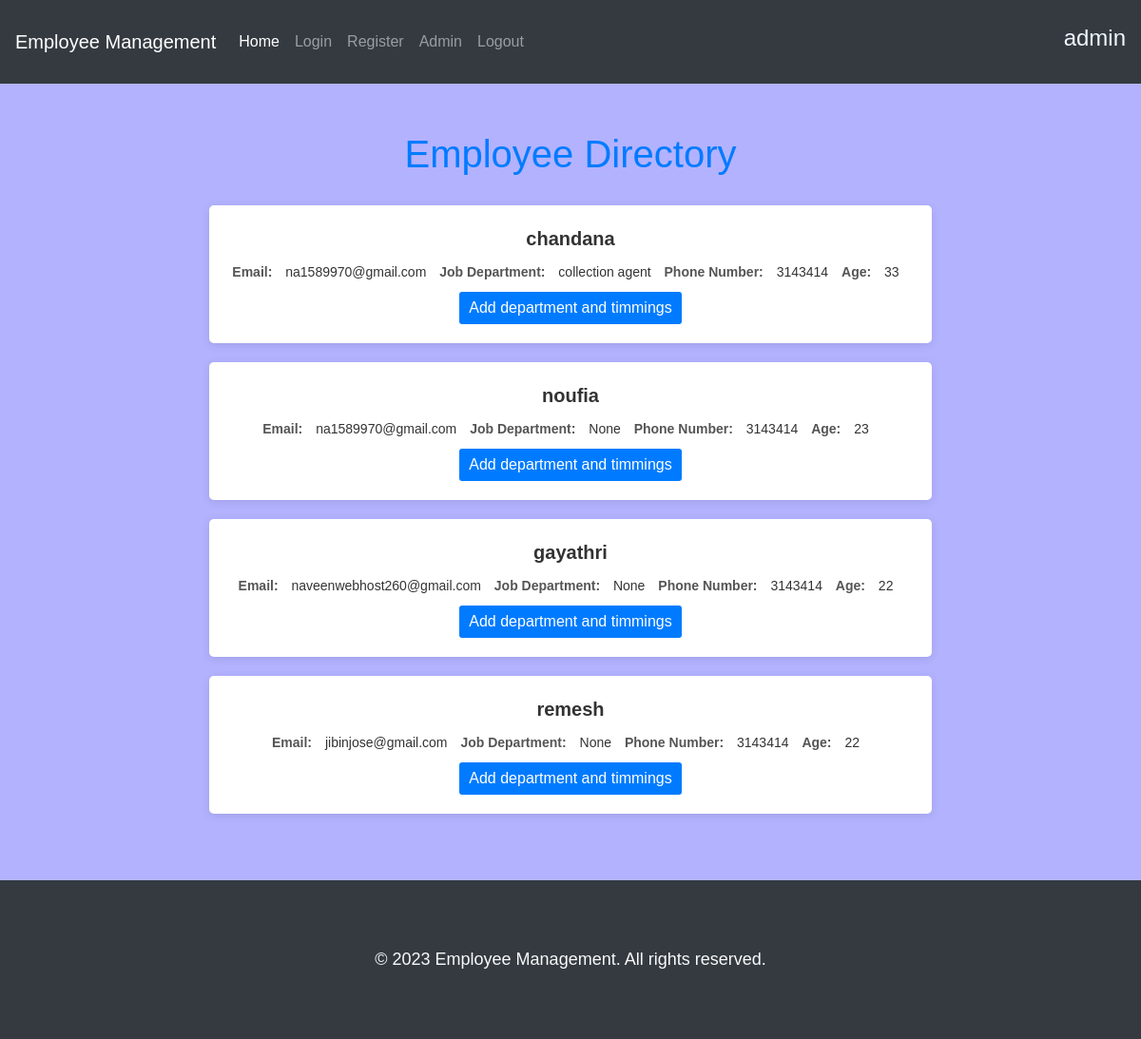
The app's page /viewAllEmployees (signed in) with its own data.
### employapp/models.py (models this page shows, shortened)
class Employee(models.Model):
    connection=models.OneToOneField(User,on_delete=models.CASCADE)
    employee_name =models.CharField(max_length=50)
    email=models.CharField(max_length=100,null=True)
    job_department = models.ForeignKey(Job_department,on_delete=models.CASCADE,null=True)
    phone_number=models.IntegerField()
    age=models.IntegerField()
    address=models.CharField(max_length=100)
    date_of_birth=models.DateField()
    start_time = models.CharField(max_length=50,null=True)
    end_time = models.CharField(max_length=50,null=True)

class Job_department(models.Model):
    job_department_name = models.CharField(max_length=50)
    def __str__(self):
        return self.job_department_name

### employapp/views.py (the view)
# urls.py: path('viewAllEmployees',views.viewAllEmployees,name="viewAllEmployees"),
def viewAllEmployees(request):
     employees = Employee.objects.all()
     return render(request,"ViewAllEmployee.html",{"employees":employees})

### employapp/templates/ViewAllEmployee.html (shortened to what this page needs)
{% extends 'index.html' %}
{% load static %}
{% block content %}
</head>
<body>
    <div class="container">
        <h1>Employee Directory</h1>
        {% for user in employees %}
        <div class="employee-card">
            <div class="employee-name">{{user.employee_name}}</div>
            <div class="employee-details">
                <span class="label">Email:</span>
                <span class="value">{{user.email}}</span>
                <span class="label">Job Department:</span>
                <span class="value">{{user.job_department}}</span>
                <span class="label">Phone Number:</span>
                <span class="value">{{user.phone_number}}</span>
                <span class="label">Age:</span>
                <span class="value">{{user.age}}</span>
            </div>
           <a href="updateEmployeeProfile/{{user.id}}"> <button class="view-profile-btn">Add department and timmings</button></a>
        </div>
       {% endfor %}
    </div>
    {% endblock content %}

### employapp/templates/index.html (shortened to what this page needs)
<!DOCTYPE html>
{% load static %}
<html lang="en">
<head>
    <link rel="stylesheet" href="https://cdn.jsdelivr.net/npm/bootstrap@4.1.3/dist/css/bootstrap.min.css">
</head>
<body style="
background: #b3b2ff;
">
    <nav style="height: 88px;" class="navbar navbar-expand-lg navbar-dark bg-dark">
        <a class="navbar-brand" href="#">Employee Management</a>
        <div class="collapse navbar-collapse" id="navbarSupportedContent">
          <ul class="navbar-nav mr-auto">
            <li class="nav-item active">
              <a class="nav-link" href="">Home <span class="sr-only">(current)</span></a>
            </li>
            <li class="nav-item">
              <a class="nav-link" href="Slogin">Login</a>
            </li>
            <li class="nav-item">
                <a class="nav-link" href="Sregisteration">Register</a>
              </li>
              <li class="nav-item">
                <a class="nav-link" href="admin">Admin</a>
              </li>
              <li class="nav-item">
                <a class="nav-link" href="logout">Logout</a>
              </li>
          </ul>
          <form class="form-inline my-2 my-lg-0">
           <h4 style="
           color: aliceblue;
       ">{{user.username}}</h4>
          </form>
        </div>
      </nav>
        {% block content %}
        {% endblock content %}
        <footer class="footer">
            <div class="container">
                <p>&copy; 2023 Employee Management. All rights reserved.</p>
            </div>
        </footer>
      </body>
      </html>

### employapp/templates/index.html (style rules this page uses)
body { background-color: #f8f9fa; }
.container { max-width: 600px; margin: 0 auto; padding: 50px 20px; text-align: center; }
h1 { margin-bottom: 30px; }
p { font-size: 18px; margin-bottom: 20px; }
.footer { background-color: #343a40; color: #f8f9fa; padding: 20px 0; }
.footer p { margin-bottom: 0; }

### employapp/templates/ViewAllEmployee.html (style rules this page uses)
body { background-color: #f8f9fa; font-family: Arial, sans-serif; }
.container { max-width: 800px; margin: 0 auto; padding: 50px 20px; }
h1 { margin-bottom: 30px; color: #007bff; text-align: center; }
.employee-card { background-color: #fff; box-shadow: 0px 2px 10px rgba(0, 0, 0, 0.1); border-radius: 5px; padding: 20px; margin-bottom: 20px; }
.employee-name { font-weight: bold; color: #333; font-size: 20px; margin-bottom: 10px; }
.employee-details { color: #555; font-size: 14px; }
.employee-details span { display: inline-block; margin-right: 10px; }
.employee-details .label { font-weight: bold; }
.employee-details .value { color: #333; }
.view-profile-btn { display: inline-block; margin-top: 10px; background-color: #007bff; color: #fff; padding: 5px 10px; border: none; border-radius: 3px; cursor: pointer; }

### records on screen
Employee: employee_name "chandana", email "na1589970@gmail.com", job_department "collection agent", phone_number "3143414", age "33"
Employee: employee_name "noufia", email "na1589970@gmail.com", job_department "None", phone_number "3143414", age "23"
Employee: employee_name "gayathri", email "naveenwebhost260@gmail.com", job_department "None", phone_number "3143414", age "22"
Employee: employee_name "remesh", email "jibinjose@gmail.com", job_department "None", phone_number "3143414", age "22"

### other values on screen
{{ user.username }} "admin"
